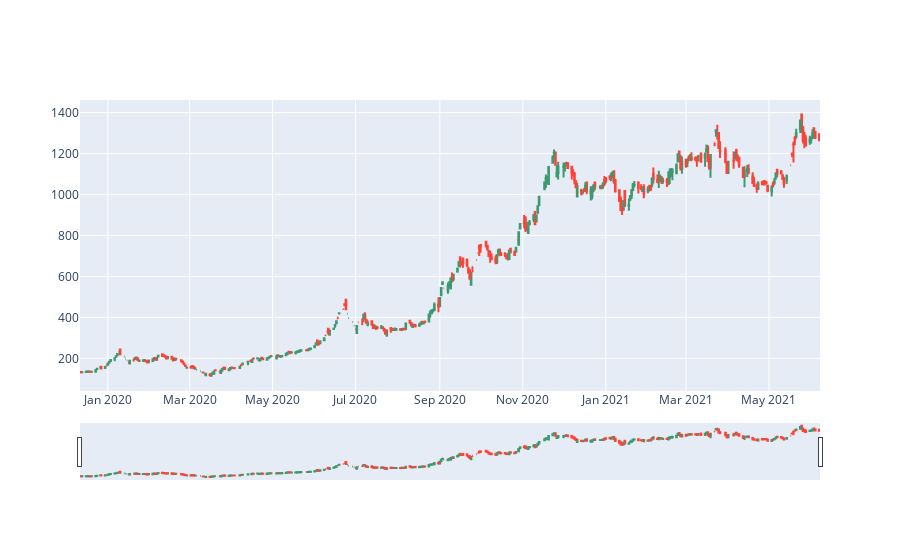

Notebook source saved alongside this figure:
### Code cell
fig = go.Figure([go.Candlestick(x= ly.index,open= ly['Open'], high=ly['High'],
                low=ly['Low'],
                close=ly['Close'])])


#fig.update_layout(title='Price of Bank Nifty over the Years', xaxis_title='Date', yaxis_title='Price')
fig.show()

### Figure 1 — Plotly figure (JSON) as saved in the notebook; plotly's stock layout.template omitted (floating-point values rounded to 4 significant figures; data arrays with more than 128 entries replaced by an {"elided": "..."} marker saying what was removed)
{"data": [{"close": {"elided": "368 float values"}, "high": {"elided": "368 float values"}, "low": {"elided": "368 float values"}, "open": {"elided": "368 float values"}, "type": "candlestick", "x": {"elided": "368 str values"}}], "layout": {}}
